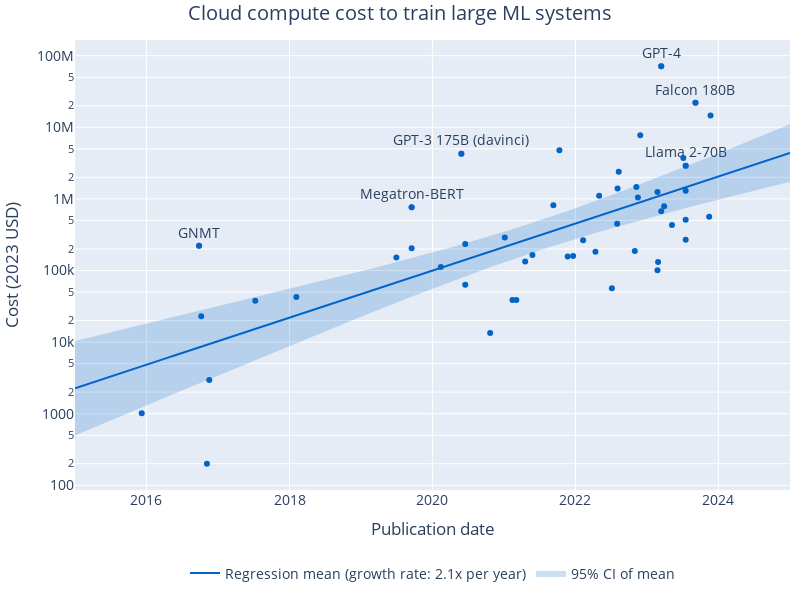

Here is the notebook cell this chart was saved with:
### Code cell
label_systems = ['GNMT', 'Megatron-BERT', 'GPT-3 175B (davinci)', 'PaLM (540B)', 'Llama 2-70B', 'Falcon 180B', 'GPT-4', 'Gemini Ultra']

fig = px.scatter(
    cost_df.loc[cost_df['System'].isin(label_systems)],
    x='Publication date',
    y='Cost (inflation-adjusted)',
    text='System',
    log_y=True,
)

fig.add_scatter(
    x=cost_df['Publication date'],
    y=cost_df['Cost (inflation-adjusted)'],
    mode='markers',
    showlegend=False,
)

# Marker color
fig.update_traces(
    marker=dict(
        color='rgb(0,100,200)',
    ),
    selector=dict(mode='markers'),
)

# Shade in CI
fig.add_scatter(
    x=predicted_cost_df['Publication date'],
    y=10**predicted_cost_df['mean_ci_lower'],
    mode='lines',
    line=dict(width=0),
    showlegend=False,
)
fig.add_scatter(
    x=predicted_cost_df['Publication date'],
    y=10**predicted_cost_df['mean_ci_upper'],
    mode='lines',
    fill='tonexty',
    fillcolor='rgba(0,100,200,0.2)',
    line=dict(width=0),
    name='95% CI of mean',
)
fig.add_scatter(
    x=predicted_cost_df['Publication date'],
    y=10**predicted_cost_df['mean'],
    mode='lines',
    line=dict(color='rgb(0,100,200)'),
    name=f'Regression mean (growth rate: {10**reg_results.params[1]:.1f}x per year)',
)

fig.update_traces(textposition='top center')

# legend on top
fig.update_layout(legend=dict(
    orientation='h',
    yanchor='top',
    y=-0.15,
    xanchor='center',
    x=0.5,
))

# axis labels
fig.update_xaxes(title_text='Publication date')
fig.update_yaxes(title_text='Cost (2023 USD)')

# title
if estimation_method == 'amortized':
    title_text = 'Amortized cost of hardware to train large ML systems'
elif estimation_method == 'up-front-server-capex':
    title_text = 'Acquisition cost of hardware to train large ML systems'
else:
    title_text = 'Cloud compute cost to train large ML systems'
fig.update_layout(title_text=title_text)

# update size
fig.update_layout(
    autosize=False,
    width=800,
    height=600,
    title_x=0.5,
)

# font size
fig.update_layout(
    font=dict(
        size=14,
    )
)

# axis limits
fig.update_xaxes(range=[pred_start_date, pred_end_date])

# margins
fig.update_layout(margin=dict(l=10, r=10, t=40, b=10))

save_plot(fig, results_dir, 'cost_regression')

fig.show()
